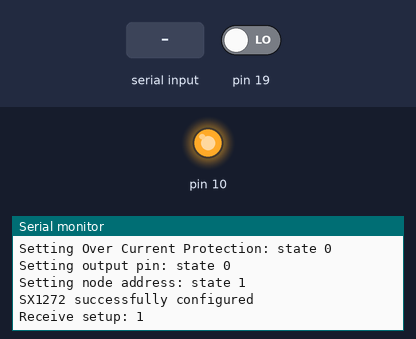
Simulated run of this sketch. Board: Arduino Uno, built with avr-gcc and run on an emulated ATmega328P. Parts: output pins drawn as LEDs (lit = HIGH), the last lines printed to the serial monitor. The inputs (shaded band) are chosen by the test bench; at power-on: pin 19 LOW. Random numbers use the default seed unless the sketch sets one; pins used as bus, display or sensor lines are not drawn.

Above: at 3.8 s.
3.9 s: "A" received over Serial
At 4.3 s:
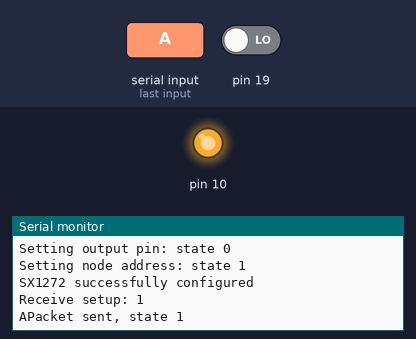
5.4 s: "1" received over Serial
At 5.8 s:
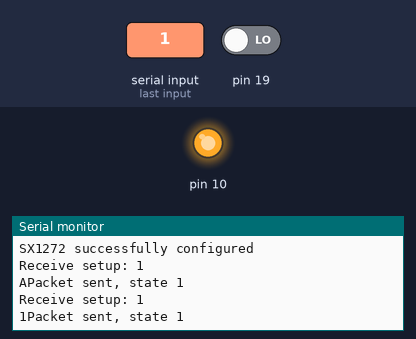
6.9 s: "P" received over Serial
At 7.3 s:
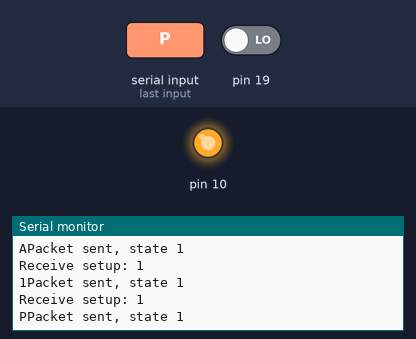

The sketch:

LoRa_ground_station.ino
```cpp
//READ THIS
//Remember to set the calibrated center frequency for the module
//being programmed. All corrected frequencies can be found in
//the document "Frequency calibration of LoRa modules". If this
//can not be determined, use the default value of 0xD90000
//
//Remember to set the correct define just below this text
//depending on the module type. There are still some AlbaTracker
//modules in use, although they are to be discountinued.
//Do also take care to correct the SS pin definition in the
//SX1272.h file accordingly.

#define LoraComModule
//#define AlbaTracker
//REMEMBER to change SS pin in SX1272.h file accordingly

#include "SX1272.h"
#include <SPI.h>


const unsigned char MAX_PACKET_LENGTH = 255;
unsigned long int timer = 0;
const unsigned int delayTime = 20000;
char messageWaiting = 0;

int e;
char my_packet[MAX_PACKET_LENGTH];

uint8_t ADDRESS = 8;
uint8_t ADDRESS_BALLOON_1 = 1;
uint8_t ADDRESS_BALLOON_2 = 2;
uint8_t receiver_address = ADDRESS_BALLOON_2;

//Pin assignments
uint8_t const sx1272_reset_pin = 2;

#define debug 2 //1 - get packet info, 2 get program debug info

void setup()
{
  // Open serial communications and wait for port to open:
  Serial.begin(9600);

  // Print a start message
  Serial.println(F("SX1272 module and Arduino: receive packets without ACK"));

  #if defined(LoraComModule)
    //Pin setup
    pinMode(sx1272_reset_pin, OUTPUT);
  #endif


   // Power ON the module
  sx1272.ON();

  // Set transmission mode and print the result
  e = sx1272.setMode(1);
  #if (debug > 1)
    Serial.print(F("Setting mode: state "));
    Serial.println(e, DEC);
  #endif

  // Select frequency channel
  e = sx1272.setChannel(0xD90000); //Frequency corrected value - defaul 0xD90000 (868MHz)
  #if (debug > 1)
    Serial.print(F("Setting Channel: state "));
    Serial.println(e, DEC);
  #endif

  //Adjust for any frequency offset in the module
  e = sx1272.setChannel(0xD9032A);//(0xD8EE66);
  #if (debug > 1)
    Serial.print(F("Setting frequency: state "));
    Serial.println(e, DEC);
  #endif

  //Set spreading factor
  e = sx1272.setSF(12); //Make the signal orthogonal to the position signals
  #if (debug > 1)
    Serial.print(F("Setting SF: state "));
    Serial.println(e, DEC);
  #endif

  //Set coding rate (error correction code)
  e = sx1272.setCR(CR_8); //Maximum error correction
  #if (debug > 1)
    Serial.print(F("Setting CR: state "));
    Serial.println(e, DEC);
  #endif

  // Select output power (Max, High or Low)
  #if defined(AlbaTracker)
    e = sx1272.setPower('M');
    #if (debug > 1)
      Serial.print(F("Setting Power: state "));
      Serial.println(e);
    #endif
  #endif
  #if defined(LoraComModule)
    e = sx1272.setPower('P');
    #if (debug > 1)
      Serial.print(F("Setting Power: state "));
      Serial.println(e);
    #endif
  #endif

//  // Set value for over current protection (0x1B if 20dBm output power - 0x0B is default!)
  e = sx1272.setMaxCurrent(0x1B); // Only set this if 20dBm power is used
  #if (debug > 1)
    Serial.print(F("Setting Over Current Protection: state "));
    Serial.println(e);
  #endif

  //Select signal output pin
  #if defined(AlbaTracker)
  e = sx1272.setRfOutPin(0);
  #endif

  #if defined(LoraComModule)
  e = sx1272.setRfOutPin(1);
  #endif

  #if (debug > 1)
    Serial.print(F("Setting output pin: state "));
    Serial.println(e);
  #endif

  // Set the node address and print the result
  e = sx1272.setNodeAddress(ADDRESS);
  #if (debug > 1)
    Serial.print(F("Setting node address: state "));
    Serial.println(e, DEC);
  #endif

  // Print a success message
  #if (debug > 1)
    Serial.println(F("SX1272 successfully configured "));
  #endif

  #if defined(AlbaTracker)
  // Set external interrupt for received packages
  setInterruptPinAlba();
  initExtIntAlba();
  #endif

  #if defined(LoraComModule)
  // Set external interrupt for received packages
  setInterruptPin(); //used with Lora Com Module
  initExtInt(); //used with Lora Com Module
  #endif

  // Initiate the receive mode
  e = sx1272.receive();
  #if (debug > 1)
    Serial.print("Receive setup: ");
    Serial.println(e, DEC);
  #endif

  //Reset array
  for (int i = 0; i < MAX_PACKET_LENGTH; i++) {
    my_packet[i] = 0;
  }
}

void loop(void) {

  int k = 0;
  while (Serial.available()) {
    my_packet[k++] = Serial.read();
    Serial.print(my_packet[k-1]);
    delay(10);
  }

  //See if the received serial data is the command to change receiver address
  if (my_packet[0] == 'A') {
    switch (my_packet[1]) {
      case '1':
        receiver_address = ADDRESS_BALLOON_1;
        Serial.print("Receiver address: 1");
        my_packet[0] = 0; //Don't transmit the command afterwards
        break;
      case '2':
        receiver_address = ADDRESS_BALLOON_2;
        Serial.print("Receiver address: 2");
        my_packet[0] = 0; //Don't transmit the command afterwards
        break;
      default:
        break;
    }
  }

  if (my_packet[0] > 0) {
    //Send packet
    e = sx1272.sendPacketMAXTimeout(receiver_address, my_packet);
    #if (debug > 1)
      Serial.print(F("Packet sent, state "));
      Serial.println(e, DEC);
    #endif

    // Initiate the receive mode
    e = sx1272.receive();
    #if (debug > 1)
      Serial.print("Receive setup: ");
      Serial.println(e, DEC);
    #endif

    //Reset array
    for (int i = 0; i < MAX_PACKET_LENGTH; i++) {
      my_packet[i] = 0;
    }
  }

  //If the messageWaiting flag has been set and the receiver address in the
  // messeage coresponds to the address in this moduke, do:
  if (messageWaiting) {
    e = sx1272.getPacket();
    #if (debug > 1)
      Serial.print(F("Packet status: "));
      Serial.print(e, DEC);
      Serial.print(", Dst: ");
      Serial.print(sx1272.packet_received.dst);
    #endif
    /*
     * If if was received correctly and dst addsress
     * correspondst to the address of the module
     */
    if ( e == 0 && sx1272.packet_received.dst == ADDRESS)
    {
      #if (debug > 1)
        Serial.print(F(", Receive packet, state "));
        Serial.print(e, DEC);
      #endif

      for (unsigned int i = 0; i < sx1272.packet_received.length; i++)
      {
        my_packet[i] = (char)sx1272.packet_received.data[i];
      }

      #if (debug > 1)
        Serial.println(F(", Message: "));
        Serial.print(my_packet);
        /*Serial.print(F("\", \"packnum\": "));
        Serial.print(sx1272.packet_received.packnum);
        sx1272.getRSSI();
        Serial.print(F(", \"RSSI\": "));
        Serial.print(sx1272._RSSI, DEC);
        sx1272.getRSSIpacket();
        Serial.print(F(", \"RSSIPacket\": "));
        Serial.print(sx1272._RSSIpacket, DEC);
        sx1272.getSNR();
        Serial.print(F(", \"SNR\": "));
        Serial.print(sx1272._SNR, DEC); */
      #endif
    }
    Serial.println("");
    //Reset array
    for (int i = 0; i < MAX_PACKET_LENGTH; i++) {
      my_packet[i] = 0;
    }

    messageWaiting = 0;
  }
}

void setInterruptPin() {
  //Set pin PC5 as input
  DDRC &= ~(1 << DDC5);
}

void setInterruptPinAlba() {
  //Set pin PD2 as input
  DDRD &= ~(1 << DDD2);
}

void initExtInt() {
  //Disable global interrupts
  cli();

  //Enable external interrupts on pins PCINT[8:14] pins (datasheet p. 70). Can be read from the PCIF1 register
  PCICR |= (1 << PCIE1); //(p. 73)

  //Only enable pin change interrupt on pin PC5 (A5 on Arduino)
  PCMSK1 |= (1 << PCINT13);

  //Enable global interrupts
  sei();
}

void initExtIntAlba() {
  //Disable global interrupts
  cli();

  //Rising edge on INT0 generates an interrupt
  EICRA |= (1 << ISC01 | 1 << ISC00);

  //Enable external interrupt on pin INT0 (datasheet p. 72) -
  EIMSK |= (1 << INT0);
  //SREG should be set by the sei() function

  //Enable global interrupts
  sei();
}

ISR (PCINT1_vect)
{
  if (PINC & (1 << PINC5)) {
    messageWaiting = 1;
  }
}

ISR (INT0_vect)
{ //Executed on a rising edge. No need to check if the pin is high.
  messageWaiting = 1;
}
```

Source omitted: SX1272.cpp (137092 bytes), SX1272.h (36522 bytes)

Measured:
- after the input at 3.9 s, the serial monitor: prints a new line at once (image 1)
- after the input at 5.4 s, the serial monitor: prints a new line at once (image 2)
- after the input at 6.9 s, the serial monitor: prints a new line at once (image 3)
